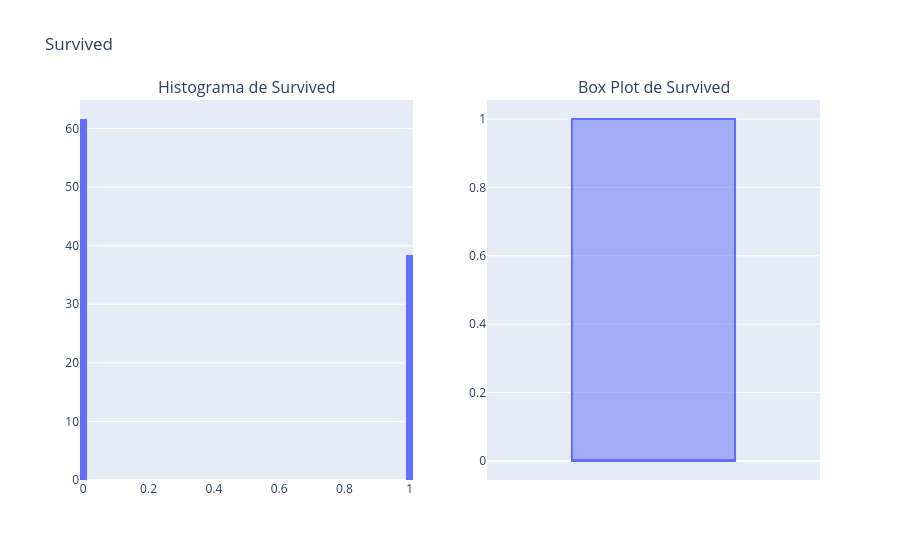
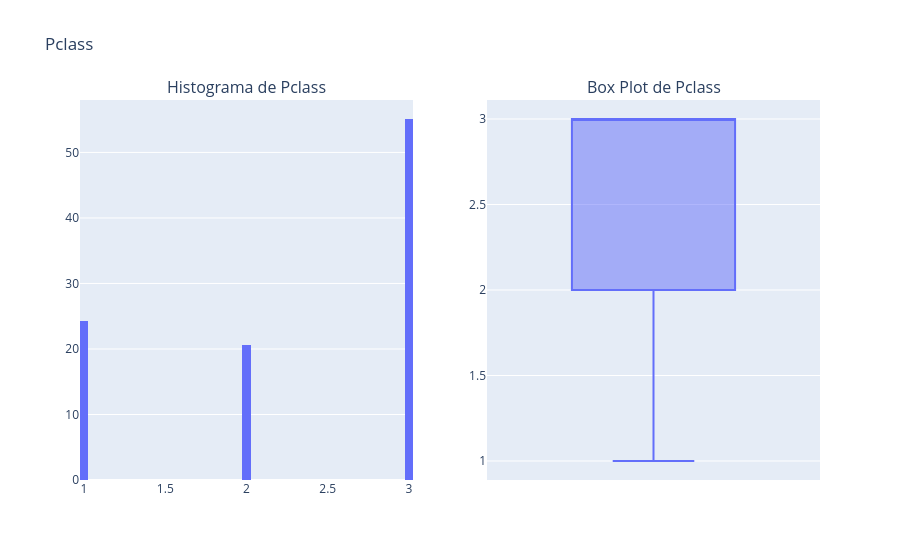
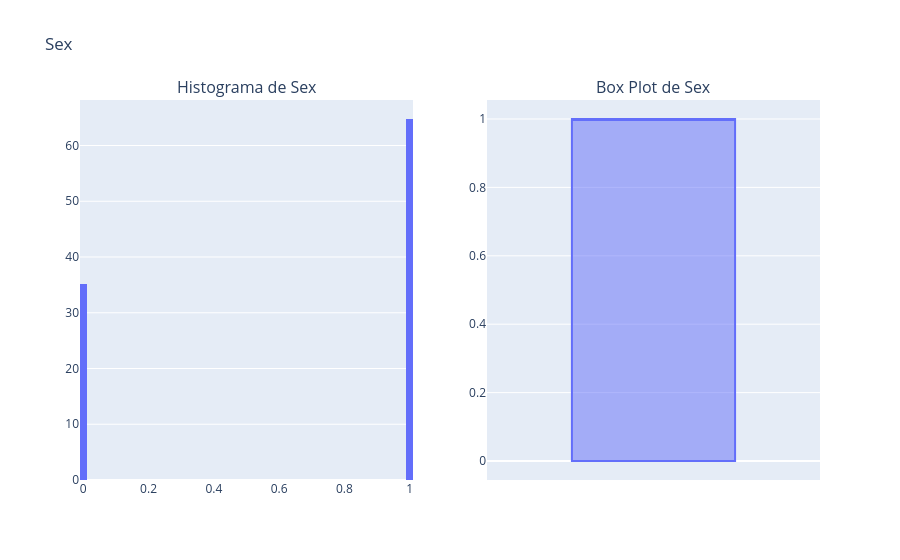
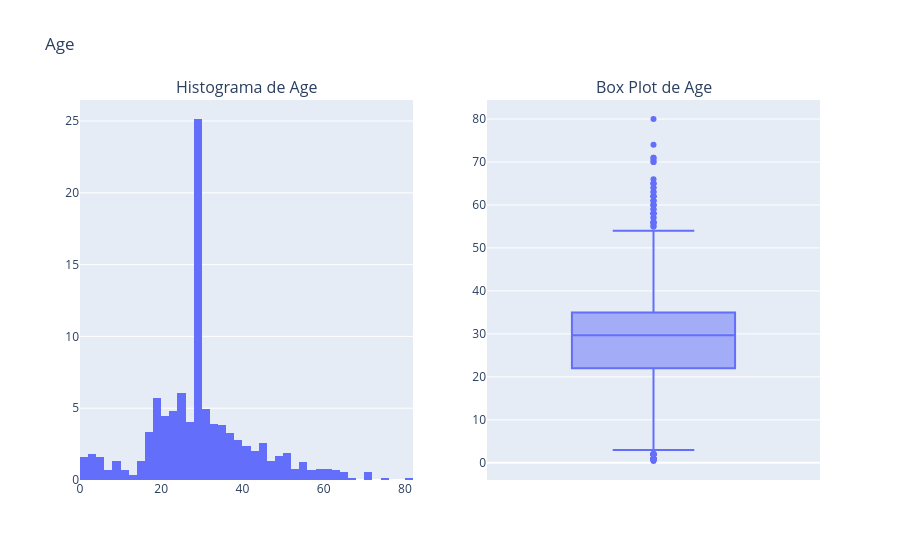

Notebook cell for these charts, in order:
### Markdown cell above
## Busca por outliers e balancemaento

A seguir, seguem os histogramas e box plots, quando adequado, das categorias analisadas. A categoria alvo, 'Survived', está razoavelmente equilibrada, especialmente ao ser considerado o contexto de origem dos dados. De maneira geral, as variaveis preditórias não apresentam comportamento estranho nem desbalanceado.

### Code cell
for campo in xy_train.columns:
    if xy_train[campo].dtype in  ['int64', 'int32', 'float64', 'float32']:
        fig = make_subplots(rows=1, cols=2, subplot_titles=[f'Histograma de {campo}', f'Box Plot de {campo}'])
        fig.add_trace(
            px.histogram(xy_train, x=campo, histnorm="percent", nbins=60).data[0],
            row=1, col=1
        )

        fig.add_trace(
            px.box(xy_train, y=campo).data[0],
            row=1, col=2
            )
        fig.update_layout(title_text=f'{campo}', showlegend=False)
        fig.show()
    else:
        fig = px.histogram(xy_train, x=campo, histnorm="percent", nbins=60)
        fig.update_layout(title_text=f'{campo}', showlegend=False)
        fig.show()

### Figure 1 — Plotly figure (JSON) as saved in the notebook; plotly's stock layout.template omitted (floating-point values rounded to 4 significant figures; data arrays with more than 128 entries replaced by an {"elided": "..."} marker saying what was removed)
{"data": [{"bingroup": "x", "histnorm": "percent", "hovertemplate": "Survived=%{x}<br>percent=%{y}<extra></extra>", "legendgroup": "", "marker": {"color": "#636efa", "pattern": {"shape": ""}}, "name": "", "nbinsx": 60, "orientation": "v", "showlegend": false, "type": "histogram", "x": {"elided": "891 int values"}, "xaxis": "x", "yaxis": "y"}, {"alignmentgroup": "True", "hovertemplate": "Survived=%{y}<extra></extra>", "legendgroup": "", "marker": {"color": "#636efa"}, "name": "", "notched": false, "offsetgroup": "", "orientation": "v", "showlegend": false, "type": "box", "x0": " ", "xaxis": "x2", "y": {"elided": "891 int values"}, "y0": " ", "yaxis": "y2"}], "layout": {"annotations": [{"font": {"size": 16}, "showarrow": false, "text": "Histograma de Survived", "x": 0.225, "xanchor": "center", "xref": "paper", "y": 1, "yanchor": "bottom", "yref": "paper"}, {"font": {"size": 16}, "showarrow": false, "text": "Box Plot de Survived", "x": 0.775, "xanchor": "center", "xref": "paper", "y": 1, "yanchor": "bottom", "yref": "paper"}], "showlegend": false, "title": {"text": "Survived"}, "xaxis": {"anchor": "y", "domain": [0, 0.45]}, "xaxis2": {"anchor": "y2", "domain": [0.55, 1]}, "yaxis": {"anchor": "x", "domain": [0, 1]}, "yaxis2": {"anchor": "x2", "domain": [0, 1]}}}

### Figure 2 — Plotly figure (JSON) as saved in the notebook; plotly's stock layout.template omitted (floating-point values rounded to 4 significant figures; data arrays with more than 128 entries replaced by an {"elided": "..."} marker saying what was removed)
{"data": [{"bingroup": "x", "histnorm": "percent", "hovertemplate": "Pclass=%{x}<br>percent=%{y}<extra></extra>", "legendgroup": "", "marker": {"color": "#636efa", "pattern": {"shape": ""}}, "name": "", "nbinsx": 60, "orientation": "v", "showlegend": false, "type": "histogram", "x": {"elided": "891 int values"}, "xaxis": "x", "yaxis": "y"}, {"alignmentgroup": "True", "hovertemplate": "Pclass=%{y}<extra></extra>", "legendgroup": "", "marker": {"color": "#636efa"}, "name": "", "notched": false, "offsetgroup": "", "orientation": "v", "showlegend": false, "type": "box", "x0": " ", "xaxis": "x2", "y": {"elided": "891 int values"}, "y0": " ", "yaxis": "y2"}], "layout": {"annotations": [{"font": {"size": 16}, "showarrow": false, "text": "Histograma de Pclass", "x": 0.225, "xanchor": "center", "xref": "paper", "y": 1, "yanchor": "bottom", "yref": "paper"}, {"font": {"size": 16}, "showarrow": false, "text": "Box Plot de Pclass", "x": 0.775, "xanchor": "center", "xref": "paper", "y": 1, "yanchor": "bottom", "yref": "paper"}], "showlegend": false, "title": {"text": "Pclass"}, "xaxis": {"anchor": "y", "domain": [0, 0.45]}, "xaxis2": {"anchor": "y2", "domain": [0.55, 1]}, "yaxis": {"anchor": "x", "domain": [0, 1]}, "yaxis2": {"anchor": "x2", "domain": [0, 1]}}}

### Figure 3 — Plotly figure (JSON) as saved in the notebook; plotly's stock layout.template omitted (floating-point values rounded to 4 significant figures; data arrays with more than 128 entries replaced by an {"elided": "..."} marker saying what was removed)
{"data": [{"bingroup": "x", "histnorm": "percent", "hovertemplate": "Sex=%{x}<br>percent=%{y}<extra></extra>", "legendgroup": "", "marker": {"color": "#636efa", "pattern": {"shape": ""}}, "name": "", "nbinsx": 60, "orientation": "v", "showlegend": false, "type": "histogram", "x": {"elided": "891 int values"}, "xaxis": "x", "yaxis": "y"}, {"alignmentgroup": "True", "hovertemplate": "Sex=%{y}<extra></extra>", "legendgroup": "", "marker": {"color": "#636efa"}, "name": "", "notched": false, "offsetgroup": "", "orientation": "v", "showlegend": false, "type": "box", "x0": " ", "xaxis": "x2", "y": {"elided": "891 int values"}, "y0": " ", "yaxis": "y2"}], "layout": {"annotations": [{"font": {"size": 16}, "showarrow": false, "text": "Histograma de Sex", "x": 0.225, "xanchor": "center", "xref": "paper", "y": 1, "yanchor": "bottom", "yref": "paper"}, {"font": {"size": 16}, "showarrow": false, "text": "Box Plot de Sex", "x": 0.775, "xanchor": "center", "xref": "paper", "y": 1, "yanchor": "bottom", "yref": "paper"}], "showlegend": false, "title": {"text": "Sex"}, "xaxis": {"anchor": "y", "domain": [0, 0.45]}, "xaxis2": {"anchor": "y2", "domain": [0.55, 1]}, "yaxis": {"anchor": "x", "domain": [0, 1]}, "yaxis2": {"anchor": "x2", "domain": [0, 1]}}}

### Figure 4 — Plotly figure (JSON) as saved in the notebook; plotly's stock layout.template omitted (floating-point values rounded to 4 significant figures; data arrays with more than 128 entries replaced by an {"elided": "..."} marker saying what was removed)
{"data": [{"bingroup": "x", "histnorm": "percent", "hovertemplate": "Age=%{x}<br>percent=%{y}<extra></extra>", "legendgroup": "", "marker": {"color": "#636efa", "pattern": {"shape": ""}}, "name": "", "nbinsx": 60, "orientation": "v", "showlegend": false, "type": "histogram", "x": {"elided": "891 float values"}, "xaxis": "x", "yaxis": "y"}, {"alignmentgroup": "True", "hovertemplate": "Age=%{y}<extra></extra>", "legendgroup": "", "marker": {"color": "#636efa"}, "name": "", "notched": false, "offsetgroup": "", "orientation": "v", "showlegend": false, "type": "box", "x0": " ", "xaxis": "x2", "y": {"elided": "891 float values"}, "y0": " ", "yaxis": "y2"}], "layout": {"annotations": [{"font": {"size": 16}, "showarrow": false, "text": "Histograma de Age", "x": 0.225, "xanchor": "center", "xref": "paper", "y": 1, "yanchor": "bottom", "yref": "paper"}, {"font": {"size": 16}, "showarrow": false, "text": "Box Plot de Age", "x": 0.775, "xanchor": "center", "xref": "paper", "y": 1, "yanchor": "bottom", "yref": "paper"}], "showlegend": false, "title": {"text": "Age"}, "xaxis": {"anchor": "y", "domain": [0, 0.45]}, "xaxis2": {"anchor": "y2", "domain": [0.55, 1]}, "yaxis": {"anchor": "x", "domain": [0, 1]}, "yaxis2": {"anchor": "x2", "domain": [0, 1]}}}
